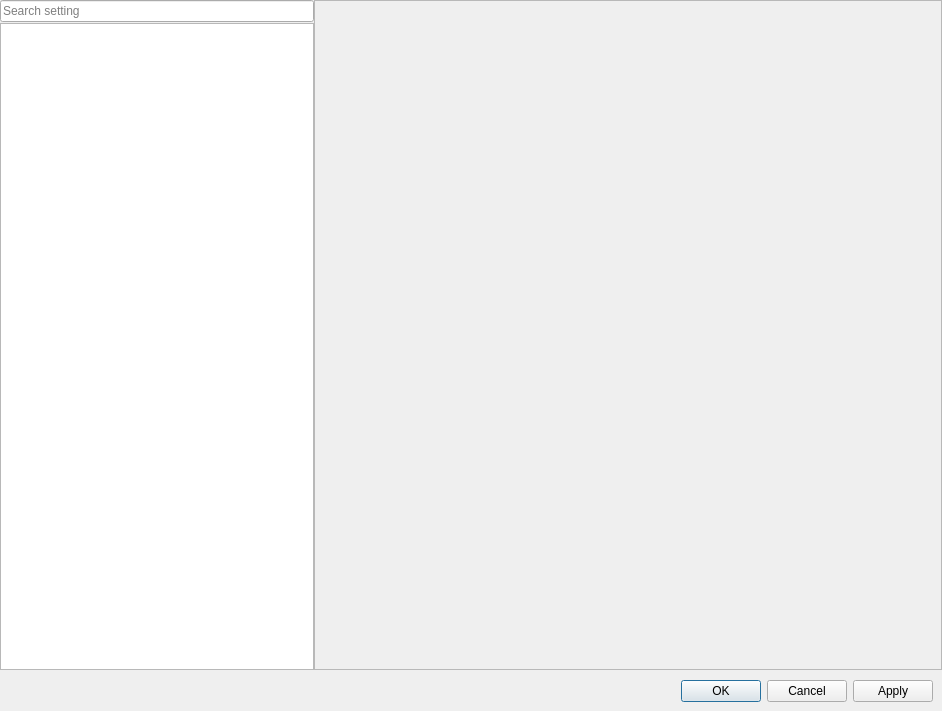
<?xml version="1.0" encoding="UTF-8"?>
<ui version="4.0">
 <class>SettingsDialog</class>
 <widget class="QDialog" name="SettingsDialog">
  <property name="geometry">
   <rect>
    <x>0</x>
    <y>0</y>
    <width>942</width>
    <height>711</height>
   </rect>
  </property>
  <property name="windowTitle">
   <string>Dialog</string>
  </property>
  <layout class="QGridLayout" name="gridLayout">
   <property name="leftMargin">
    <number>0</number>
   </property>
   <property name="topMargin">
    <number>0</number>
   </property>
   <property name="rightMargin">
    <number>0</number>
   </property>
   <property name="bottomMargin">
    <number>0</number>
   </property>
   <property name="horizontalSpacing">
    <number>0</number>
   </property>
   <property name="verticalSpacing">
    <number>1</number>
   </property>
   <item row="3" column="0" colspan="3">
    <layout class="QHBoxLayout" name="horizontalLayout_2">
     <property name="spacing">
      <number>6</number>
     </property>
     <property name="leftMargin">
      <number>9</number>
     </property>
     <property name="topMargin">
      <number>9</number>
     </property>
     <property name="rightMargin">
      <number>9</number>
     </property>
     <property name="bottomMargin">
      <number>9</number>
     </property>
     <item>
      <spacer name="horizontalSpacer">
       <property name="orientation">
        <enum>Qt::Horizontal</enum>
       </property>
       <property name="sizeHint" stdset="0">
        <size>
         <width>40</width>
         <height>20</height>
        </size>
       </property>
      </spacer>
     </item>
     <item>
      <widget class="QPushButton" name="m_ok_button">
       <property name="text">
        <string>OK</string>
       </property>
      </widget>
     </item>
     <item>
      <widget class="QPushButton" name="m_cancel_button">
       <property name="text">
        <string>Cancel</string>
       </property>
      </widget>
     </item>
     <item>
      <widget class="QPushButton" name="m_apply_button">
       <property name="text">
        <string>Apply</string>
       </property>
      </widget>
     </item>
    </layout>
   </item>
   <item row="0" column="0" rowspan="2">
    <widget class="QLineEdit" name="m_setting_search">
     <property name="sizePolicy">
      <sizepolicy hsizetype="Preferred" vsizetype="Fixed">
       <horstretch>0</horstretch>
       <verstretch>0</verstretch>
      </sizepolicy>
     </property>
     <property name="frame">
      <bool>true</bool>
     </property>
     <property name="placeholderText">
      <string>Search setting</string>
     </property>
    </widget>
   </item>
   <item row="2" column="0">
    <widget class="QTreeView" name="m_setting_list_view">
     <property name="sizePolicy">
      <sizepolicy hsizetype="Preferred" vsizetype="Expanding">
       <horstretch>0</horstretch>
       <verstretch>0</verstretch>
      </sizepolicy>
     </property>
     <property name="font">
      <font>
       <pointsize>10</pointsize>
      </font>
     </property>
     <property name="frameShape">
      <enum>QFrame::StyledPanel</enum>
     </property>
     <property name="alternatingRowColors">
      <bool>false</bool>
     </property>
     <attribute name="headerVisible">
      <bool>false</bool>
     </attribute>
    </widget>
   </item>
   <item row="0" column="1" rowspan="3" colspan="2">
    <widget class="QFrame" name="frame">
     <property name="frameShape">
      <enum>QFrame::StyledPanel</enum>
     </property>
     <property name="frameShadow">
      <enum>QFrame::Sunken</enum>
     </property>
     <layout class="QVBoxLayout" name="verticalLayout_2">
      <property name="spacing">
       <number>6</number>
      </property>
      <property name="leftMargin">
       <number>0</number>
      </property>
      <property name="topMargin">
       <number>0</number>
      </property>
      <property name="rightMargin">
       <number>0</number>
      </property>
      <property name="bottomMargin">
       <number>0</number>
      </property>
      <item>
       <layout class="QVBoxLayout" name="verticalLayout">
        <property name="spacing">
         <number>6</number>
        </property>
        <property name="leftMargin">
         <number>9</number>
        </property>
        <property name="topMargin">
         <number>9</number>
        </property>
        <property name="rightMargin">
         <number>9</number>
        </property>
        <property name="bottomMargin">
         <number>9</number>
        </property>
        <item>
         <widget class="qtils::QtStackedWidgetLabel" name="m_setting_label" native="true"/>
        </item>
        <item>
         <widget class="qtils::QtStackedWidget" name="m_setting_widgets"/>
        </item>
       </layout>
      </item>
     </layout>
    </widget>
   </item>
  </layout>
 </widget>
 <customwidgets>
  <customwidget>
   <class>qtils::QtStackedWidgetLabel</class>
   <extends>QWidget</extends>
   <header location="global">qtils/stacked_widget/stacked_widget_label.h</header>
   <container>1</container>
  </customwidget>
  <customwidget>
   <class>qtils::QtStackedWidget</class>
   <extends>QStackedWidget</extends>
   <header>qtils/stacked_widget/stacked_widget.h</header>
   <container>1</container>
  </customwidget>
 </customwidgets>
 <resources/>
 <connections/>
</ui>
